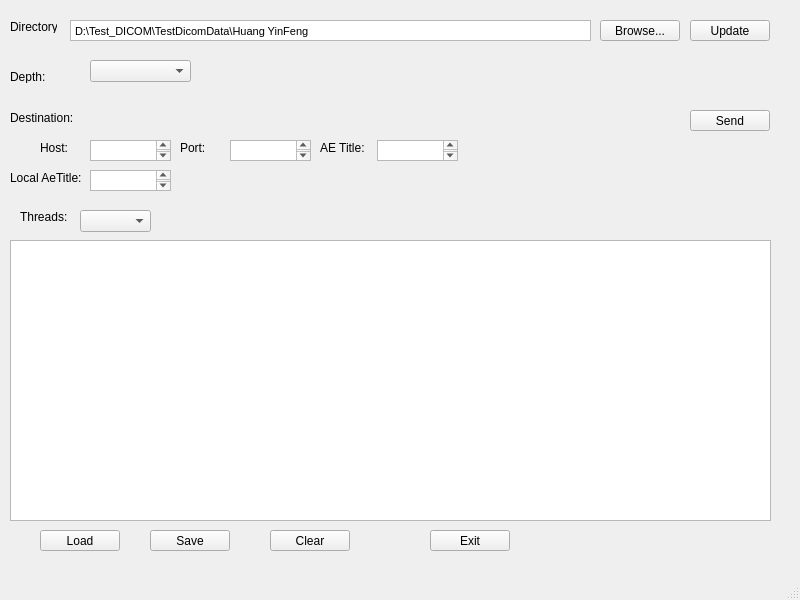
<?xml version="1.0" encoding="UTF-8"?>
<ui version="4.0">
 <class>MainWindow</class>
 <widget class="QMainWindow" name="MainWindow">
  <property name="geometry">
   <rect>
    <x>0</x>
    <y>0</y>
    <width>800</width>
    <height>600</height>
   </rect>
  </property>
  <property name="windowTitle">
   <string>MainWindow</string>
  </property>
  <widget class="QWidget" name="centralwidget">
   <widget class="QLabel" name="label">
    <property name="geometry">
     <rect>
      <x>10</x>
      <y>20</y>
      <width>47</width>
      <height>13</height>
     </rect>
    </property>
    <property name="text">
     <string>Directory:</string>
    </property>
   </widget>
   <widget class="QLabel" name="label_2">
    <property name="geometry">
     <rect>
      <x>10</x>
      <y>70</y>
      <width>47</width>
      <height>13</height>
     </rect>
    </property>
    <property name="text">
     <string>Depth:</string>
    </property>
   </widget>
   <widget class="QLabel" name="label_3">
    <property name="geometry">
     <rect>
      <x>10</x>
      <y>110</y>
      <width>71</width>
      <height>16</height>
     </rect>
    </property>
    <property name="text">
     <string>Destination:</string>
    </property>
   </widget>
   <widget class="QLabel" name="label_4">
    <property name="geometry">
     <rect>
      <x>20</x>
      <y>210</y>
      <width>47</width>
      <height>13</height>
     </rect>
    </property>
    <property name="text">
     <string>Threads:</string>
    </property>
   </widget>
   <widget class="QComboBox" name="comboBox_2">
    <property name="geometry">
     <rect>
      <x>90</x>
      <y>60</y>
      <width>101</width>
      <height>22</height>
     </rect>
    </property>
   </widget>
   <widget class="QComboBox" name="comboBox_3">
    <property name="geometry">
     <rect>
      <x>80</x>
      <y>210</y>
      <width>71</width>
      <height>22</height>
     </rect>
    </property>
   </widget>
   <widget class="QTableView" name="tableView">
    <property name="geometry">
     <rect>
      <x>10</x>
      <y>240</y>
      <width>761</width>
      <height>281</height>
     </rect>
    </property>
   </widget>
   <widget class="QPushButton" name="pushButton">
    <property name="geometry">
     <rect>
      <x>40</x>
      <y>530</y>
      <width>80</width>
      <height>21</height>
     </rect>
    </property>
    <property name="text">
     <string>Load</string>
    </property>
   </widget>
   <widget class="QPushButton" name="pushButton_2">
    <property name="geometry">
     <rect>
      <x>150</x>
      <y>530</y>
      <width>80</width>
      <height>21</height>
     </rect>
    </property>
    <property name="text">
     <string>Save</string>
    </property>
   </widget>
   <widget class="QPushButton" name="pushButton_3">
    <property name="geometry">
     <rect>
      <x>270</x>
      <y>530</y>
      <width>80</width>
      <height>21</height>
     </rect>
    </property>
    <property name="text">
     <string>Clear</string>
    </property>
   </widget>
   <widget class="QPushButton" name="pushButton_4">
    <property name="geometry">
     <rect>
      <x>430</x>
      <y>530</y>
      <width>80</width>
      <height>21</height>
     </rect>
    </property>
    <property name="text">
     <string>Exit</string>
    </property>
   </widget>
   <widget class="QPushButton" name="pBDir">
    <property name="geometry">
     <rect>
      <x>600</x>
      <y>20</y>
      <width>80</width>
      <height>21</height>
     </rect>
    </property>
    <property name="text">
     <string>Browse...</string>
    </property>
   </widget>
   <widget class="QPushButton" name="pbUpdate">
    <property name="geometry">
     <rect>
      <x>690</x>
      <y>20</y>
      <width>80</width>
      <height>21</height>
     </rect>
    </property>
    <property name="text">
     <string>Update</string>
    </property>
   </widget>
   <widget class="QPushButton" name="pBSend">
    <property name="geometry">
     <rect>
      <x>690</x>
      <y>110</y>
      <width>80</width>
      <height>21</height>
     </rect>
    </property>
    <property name="text">
     <string>Send</string>
    </property>
   </widget>
   <widget class="QLabel" name="label_5">
    <property name="geometry">
     <rect>
      <x>40</x>
      <y>140</y>
      <width>31</width>
      <height>16</height>
     </rect>
    </property>
    <property name="text">
     <string>Host:</string>
    </property>
   </widget>
   <widget class="QTextEdit" name="tHostIp">
    <property name="geometry">
     <rect>
      <x>90</x>
      <y>140</y>
      <width>81</width>
      <height>21</height>
     </rect>
    </property>
   </widget>
   <widget class="QTextEdit" name="tPort">
    <property name="geometry">
     <rect>
      <x>230</x>
      <y>140</y>
      <width>81</width>
      <height>21</height>
     </rect>
    </property>
   </widget>
   <widget class="QTextEdit" name="tAeTitle">
    <property name="geometry">
     <rect>
      <x>377</x>
      <y>140</y>
      <width>81</width>
      <height>21</height>
     </rect>
    </property>
   </widget>
   <widget class="QTextEdit" name="tLocalAeTitle">
    <property name="geometry">
     <rect>
      <x>90</x>
      <y>170</y>
      <width>81</width>
      <height>21</height>
     </rect>
    </property>
   </widget>
   <widget class="QLabel" name="label_6">
    <property name="geometry">
     <rect>
      <x>180</x>
      <y>140</y>
      <width>31</width>
      <height>16</height>
     </rect>
    </property>
    <property name="text">
     <string>Port:</string>
    </property>
   </widget>
   <widget class="QLabel" name="label_7">
    <property name="geometry">
     <rect>
      <x>320</x>
      <y>140</y>
      <width>51</width>
      <height>16</height>
     </rect>
    </property>
    <property name="text">
     <string>AE Title:</string>
    </property>
   </widget>
   <widget class="QLabel" name="label_8">
    <property name="geometry">
     <rect>
      <x>10</x>
      <y>170</y>
      <width>71</width>
      <height>16</height>
     </rect>
    </property>
    <property name="text">
     <string>Local AeTitle:</string>
    </property>
   </widget>
   <widget class="QTextEdit" name="cbDcmDir">
    <property name="geometry">
     <rect>
      <x>70</x>
      <y>20</y>
      <width>521</width>
      <height>21</height>
     </rect>
    </property>
    <property name="verticalScrollBarPolicy">
     <enum>Qt::ScrollBarAlwaysOff</enum>
    </property>
    <property name="horizontalScrollBarPolicy">
     <enum>Qt::ScrollBarAlwaysOff</enum>
    </property>
    <property name="lineWrapMode">
     <enum>QTextEdit::NoWrap</enum>
    </property>
    <property name="html">
     <string>&lt;!DOCTYPE HTML PUBLIC &quot;-//W3C//DTD HTML 4.0//EN&quot; &quot;http://www.w3.org/TR/REC-html40/strict.dtd&quot;&gt;
&lt;html&gt;&lt;head&gt;&lt;meta name=&quot;qrichtext&quot; content=&quot;1&quot; /&gt;&lt;style type=&quot;text/css&quot;&gt;
p, li { white-space: pre-wrap; }
&lt;/style&gt;&lt;/head&gt;&lt;body style=&quot; font-family:'MS Shell Dlg 2'; font-size:8.25pt; font-weight:400; font-style:normal;&quot;&gt;
&lt;p style=&quot; margin-top:0px; margin-bottom:0px; margin-left:0px; margin-right:0px; -qt-block-indent:0; text-indent:0px;&quot;&gt;D:\Test_DICOM\TestDicomData\Huang YinFeng&lt;/p&gt;&lt;/body&gt;&lt;/html&gt;</string>
    </property>
   </widget>
  </widget>
  <widget class="QMenuBar" name="menubar">
   <property name="geometry">
    <rect>
     <x>0</x>
     <y>0</y>
     <width>800</width>
     <height>20</height>
    </rect>
   </property>
  </widget>
  <widget class="QStatusBar" name="statusbar"/>
 </widget>
 <resources/>
 <connections/>
</ui>
